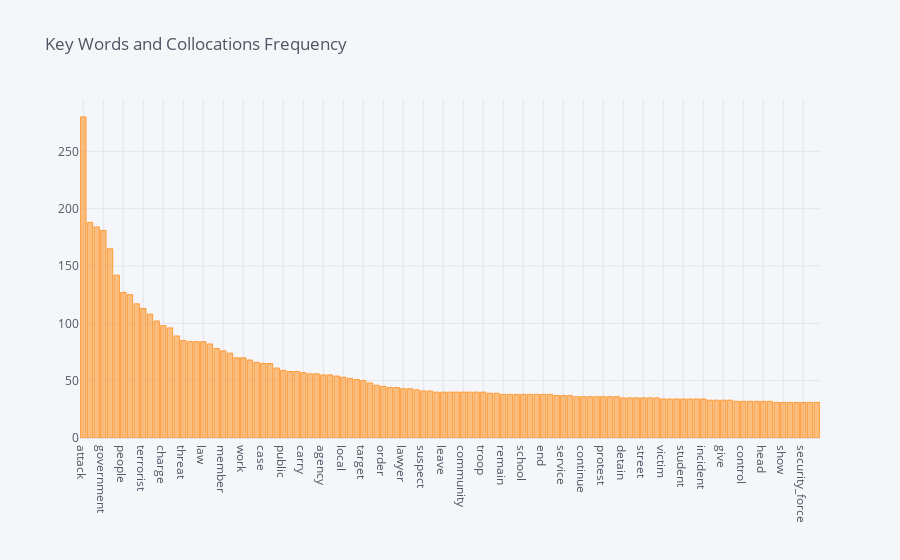

Here is the notebook cell this chart was saved with:
### Code cell
dfist3=FreqDist(" ".join(news).split())
pd.DataFrame(dfist3.values(),index=dfist3.keys(),columns=['freq']).sort_values(by='freq',ascending=False).\
        query('freq > 30').iplot(kind='bar', title = 'Key Words and Collocations Frequency')

### Figure 1 — Plotly figure (JSON) as saved in the notebook; plotly's stock layout.template omitted (floating-point values rounded to 4 significant figures)
{"data": [{"marker": {"color": "rgba(255, 153, 51, 0.6)", "line": {"color": "rgba(255, 153, 51, 1.0)", "width": 1}}, "name": "freq", "orientation": "v", "text": "", "type": "bar", "x": ["attack", "group", "terrorism", "government", "police", "country", "people", "arrest", "kill", "terrorist", "security", "court", "charge", "man", "official", "threat", "military", "authority", "law", "force", "president", "member", "accord", "add", "work", "leader", "political", "case", "know", "family", "public", "support", "violence", "carry", "accuse", "call", "agency", "international", "city", "local", "war", "hold", "target", "trial", "fighter", "order", "death", "area", "lawyer", "operation", "investigation", "suspect", "officer", "prison", "leave", "try", "long", "community", "region", "organisation", "troop", "camp", "evidence", "remain", "foreign", "right", "school", "provide", "terror", "end", "militant", "administration", "service", "fight", "help", "continue", "life", "explosion", "protest", "decision", "lead", "detain", "resident", "place", "street", "action", "chief", "victim", "live", "designation", "student", "prime_minister", "like", "incident", "claim", "seek", "give", "kill_people", "see", "control", "plan", "write", "head", "describe", "national", "show", "link", "armed", "security_force", "prosecutor", "judge"], "y": [280, 188, 184, 181, 165, 142, 127, 125, 117, 113, 108, 102, 98, 96, 89, 85, 84, 84, 84, 82, 78, 76, 74, 70, 70, 68, 66, 65, 65, 61, 59, 58, 58, 57, 56, 56, 55, 55, 54, 53, 52, 51, 50, 48, 46, 45, 44, 44, 43, 43, 42, 41, 41, 40, 40, 40, 40, 40, 40, 40, 40, 39, 39, 38, 38, 38, 38, 38, 38, 38, 38, 37, 37, 37, 36, 36, 36, 36, 36, 36, 36, 35, 35, 35, 35, 35, 35, 34, 34, 34, 34, 34, 34, 34, 33, 33, 33, 33, 32, 32, 32, 32, 32, 32, 31, 31, 31, 31, 31, 31, 31]}], "layout": {"autosize": true, "legend": {"bgcolor": "#F5F6F9", "font": {"color": "#4D5663"}}, "paper_bgcolor": "#F5F6F9", "plot_bgcolor": "#F5F6F9", "title": {"font": {"color": "#4D5663"}, "text": "Key Words and Collocations Frequency"}, "xaxis": {"autorange": true, "gridcolor": "#E1E5ED", "range": [-0.5, 110.5], "showgrid": true, "tickfont": {"color": "#4D5663"}, "title": {"font": {"color": "#4D5663"}, "text": ""}, "type": "category", "zerolinecolor": "#E1E5ED"}, "yaxis": {"autorange": true, "gridcolor": "#E1E5ED", "range": [0, 294.7], "showgrid": true, "tickfont": {"color": "#4D5663"}, "title": {"font": {"color": "#4D5663"}, "text": ""}, "type": "linear", "zerolinecolor": "#E1E5ED"}}}
